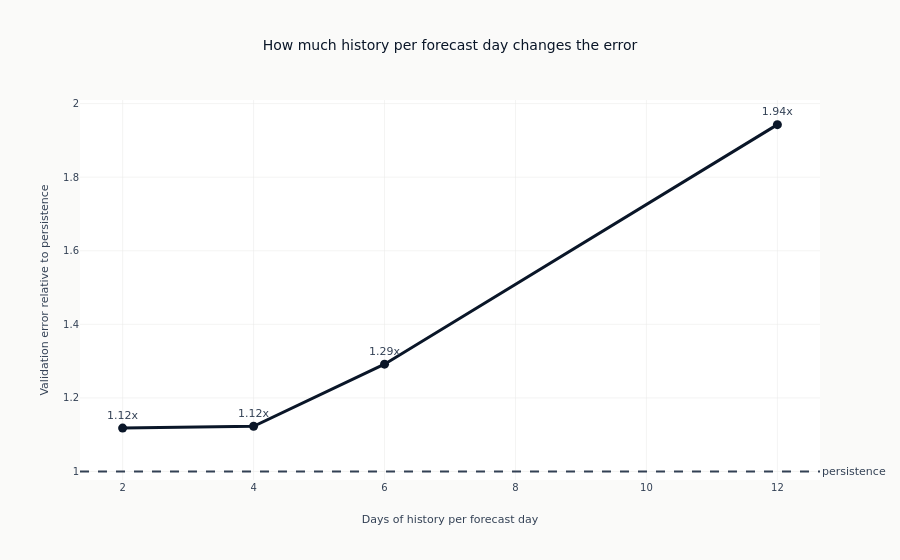

Notebook source saved alongside this figure:
### Code cell
fig_sensitivity = go.Figure(
    go.Scatter(
        x=sensitivity_df["Ratio"].to_list(),
        y=sensitivity_df["Validation MAE / persistence"].to_list(),
        mode="lines+markers+text",
        line=dict(color=COLORS["blue"], width=3),
        marker=dict(size=9),
        text=[f"{value:.2f}x" for value in sensitivity_df["Validation MAE / persistence"]],
        textposition="top center",
    )
)
fig_sensitivity.add_hline(
    y=1.0,
    line_dash="dash",
    line_color=COLORS["neutral"],
    annotation_text="persistence",
    annotation_position="right",
)
fig_sensitivity.update_layout(
    title="How much history per forecast day changes the error",
    xaxis_title="Days of history per forecast day",
    yaxis_title="Validation error relative to persistence",
    showlegend=False,
)
show_plotly_with_alt(
    fig_sensitivity,
    "A line with four markers, plotting validation error as a multiple of "
    "persistence against the number of history days supplied per forecast day. A "
    "dashed line at one marks persistence.",
)

### Figure 1 — Plotly figure (JSON) as saved in the notebook; plotly's stock layout.template omitted (floating-point values rounded to 4 significant figures)
{"data": [{"line": {"color": "#0a1628", "width": 3}, "marker": {"size": 9}, "mode": "lines+markers+text", "text": ["1.12x", "1.12x", "1.29x", "1.94x"], "textposition": "top center", "type": "scatter", "x": [2.0, 4.0, 6.0, 12.0], "y": [1.118, 1.123, 1.292, 1.943]}], "layout": {"annotations": [{"showarrow": false, "text": "persistence", "x": 1, "xanchor": "left", "xref": "x domain", "y": 1.0, "yanchor": "middle", "yref": "y"}], "shapes": [{"line": {"color": "#334155", "dash": "dash"}, "type": "line", "x0": 0, "x1": 1, "xref": "x domain", "y0": 1.0, "y1": 1.0, "yref": "y"}], "showlegend": false, "title": {"text": "How much history per forecast day changes the error"}, "xaxis": {"title": {"text": "Days of history per forecast day"}}, "yaxis": {"title": {"text": "Validation error relative to persistence"}}}}
